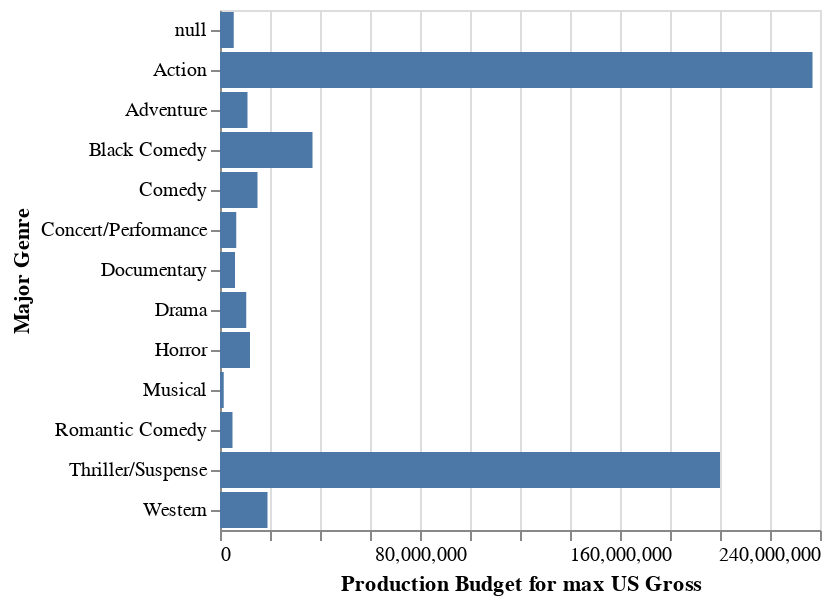

Vega-Lite specification stored for this chart:
### Vega-Lite specification from a JSON file in a GitHub repository (floating-point values rounded to 4 significant figures; data arrays with more than 128 entries replaced by an {"elided": "..."} marker saying what was removed)
{"$schema": "https://vega.github.io/schema/vega-lite/v4.json", "description": "The production budget of the movie that has the highest US Gross in each major genre.", "data": {"values": {"elided": "3201 records"}}, "mark": "bar", "encoding": {"x": {"aggregate": {"argmax": "US Gross"}, "field": "Production Budget", "type": "quantitative"}, "y": {"field": "Major Genre", "type": "nominal"}}}
